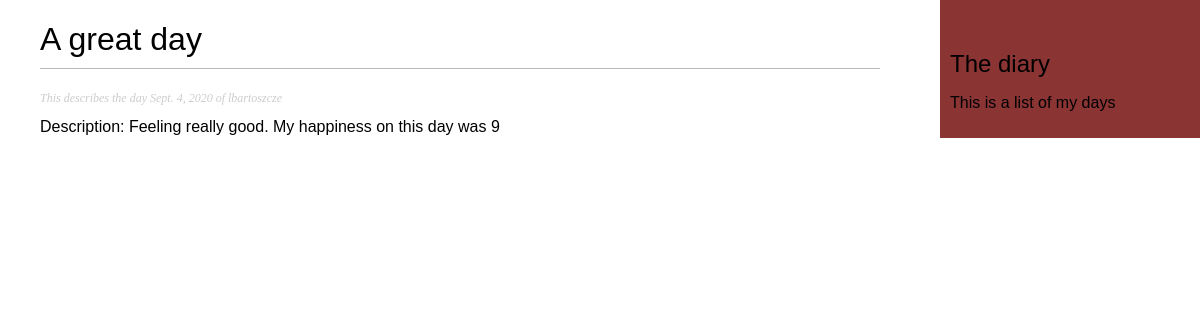
The page /diary/2020/9/4/great-slug on the database its author committed.
### diary/models.py (models this page shows, shortened)
class Day (models.Model):
    Profile = models.ForeignKey (User, on_delete = models.PROTECT, default = 1)
    Date = models.DateField(default=timezone.now)
    Name = models.CharField(max_length = 100, default = 'My Day')
    Happiness_Score = models.IntegerField(default = 5)
    Description = models.CharField (max_length = 10000, default = 'Just an average day.')
    Privacy = models.CharField (max_length = 20, choices = PRIVACY_STATUS, default = 'private')
    Last_Edit_Time = models.DateTimeField(default = timezone.now)
    Slug = models.SlugField (max_length = 100, unique_for_date = 'Last_Edit_Time')
    objects = models.Manager()
    Public = PrivacyManager()
    class Meta:
        ordering = ('-Last_Edit_Time',)

### diary/views.py (the view)
def day_detail (request, year, month, date_day, day):
    day = get_object_or_404 (Day, Slug = day,
                            Privacy = 'public',
                            Last_Edit_Time__year = year,
                            Last_Edit_Time__month = month,
                            Last_Edit_Time__day = date_day)
    return render(request,
                'diary/day/detail.html',
                 {'day' : day})

### diary/templates/diary/day/detail.html (shortened to what this page needs)
{% extends "diary/base.html" %}
{% block content %}
  <h1>
    {{ day.Name }}
  </h1>
  <p class = 'date'>
    This describes the day {{ day.Date }} of {{ day.Profile }}
  </p>
  Description: {{day.Description}}.
  My happiness on this day was {{ day.Happiness_Score }}
{% endblock %}

### diary/static/diary.css (style rules this page uses)
body { margin:0; padding:0; font-family:verdana, sans-serif; }
h1 { font-weight:normal; border-bottom:1px solid #bbb; padding:0 0 10px 0; }
p.date { color:#ccc; font-family: times, serif; font-size: 12px; font-style: italic; }

### rows shown on the page
Day: Name "A great day", Date "Sept. 4, 2020", Profile "lbartoszcze", Description "Feeling really good", Happiness_Score "9"
